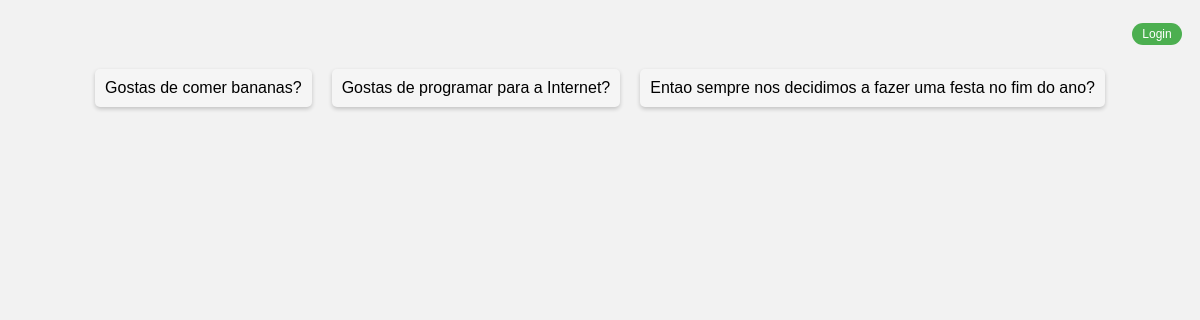
The app's page /votacao/, older data.
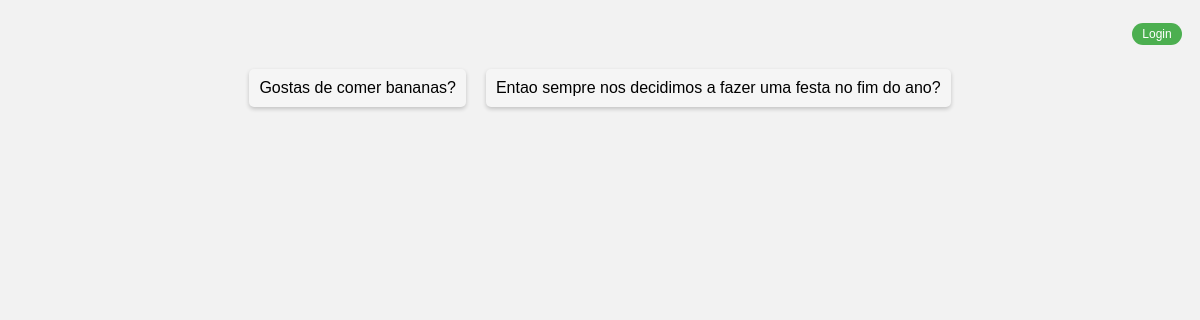
The same page, newer data.
### votacao/models.py (models this page shows, shortened)
class Questao(models.Model):
    questao_texto = models.CharField(max_length=200)
    pub_data = models.DateTimeField('data de publicacao')

### votacao/views.py (the view)
# urls.py: path("", views.index, name='index'),
def index(request):
    latest_question_list = Questao.objects.order_by('-pub_data')[:5]
    context = {'latest_question_list': latest_question_list}
    user = request.user
    if user.is_authenticated and not user.is_superuser:
        aluno = get_object_or_404(Aluno, user_id=user.id)
        context.update({"aluno": aluno})
    return render(request, 'votacao/index.html', context)

### templates/votacao/index.html (shortened to what this page needs)
<div class="login_div">
    {% if user.is_authenticated %}
    <div class="loged_data_div">
        <p>Logged in as <b>{{request.user}}</b> {% if user.is_superuser %} (Admin){% endif %}</p>
        {% if not user.is_superuser %}
        <p>Numero de votos: <b>{{aluno.numero_votos}}</b></p>
        {% endif %}
    </div>
    <a href="{% url 'votacao:logout' %}">
        <button>Logout</button>
    </a>
    {% else %}
    <a href="{% url 'votacao:login' %}">
        <button>Login</button>
    </a>
    {% endif %}
</div>
{% if latest_question_list %}
<ul class="question-list">
    {% for questao in latest_question_list %}
    <a href="{% url 'votacao:detalhe' questao.id %}">
        <li class="question-item">
            {{ questao.questao_texto }}
        </li>
    </a>
    {% endfor %}
</ul>
{% else %}
<p>Não há questões disponíveis.</p>
{% endif %}

Row changes from the older to the newer data that the page shows:
removed Questao: questao_texto "Gostas de programar para a Internet?"
